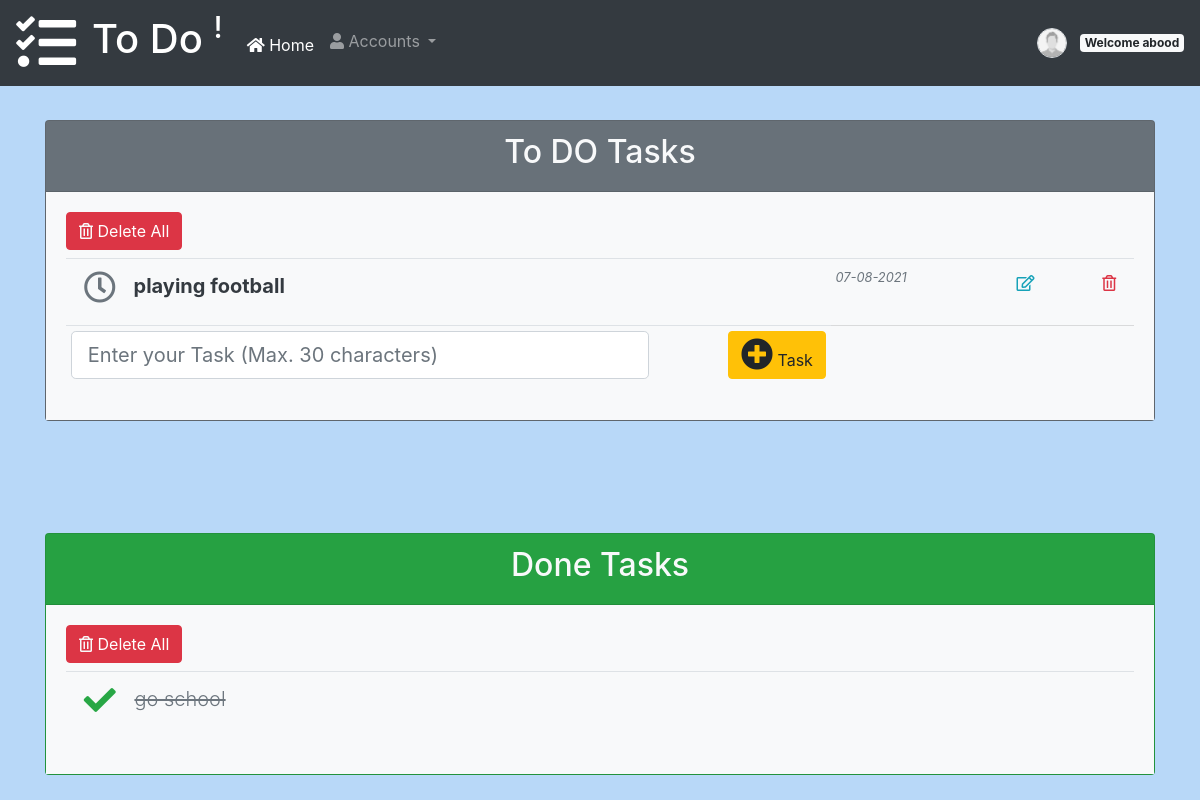
Before: / (signed in) with the older database file.
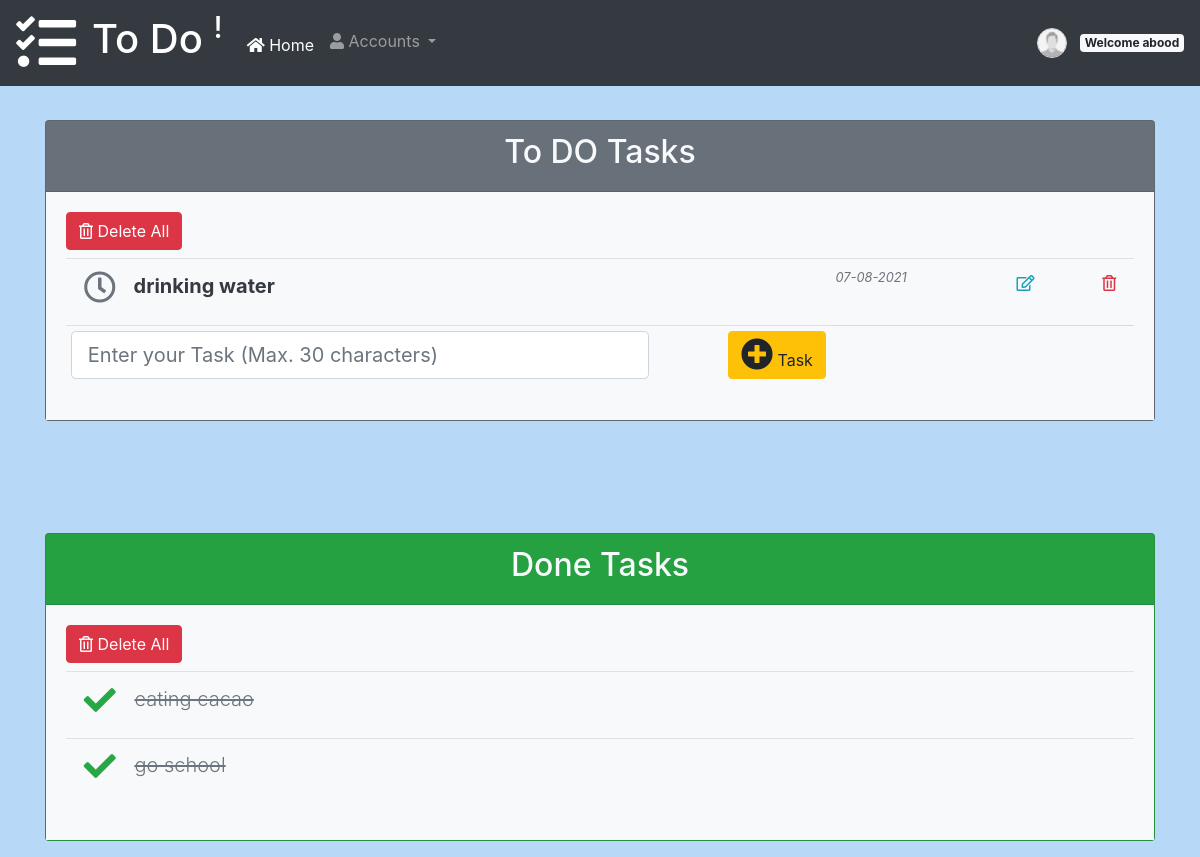
After: the same page with the newer database file.
### todo/models.py (models this page shows, shortened)
class Task(models.Model):
    T_name = models.CharField(max_length=30)
    T_status = models.BooleanField(default=False)
    T_published = models.DateTimeField(auto_now_add=True,auto_now=False)
    T_user = models.ForeignKey(User, on_delete=models.CASCADE,related_name='U_tasks')
    class Meta:
        ordering = ('-T_published',)

### todo/views.py (the view)
# urls.py: path('',views.tasks,name='tasks'),
@login_required(login_url='users:UserLogin')
def tasks(request):
    tasks = Task.objects.filter(T_user=request.user)
    if request.method == 'POST':
        form = AddTask(request.POST)
        if 'T_name' in request.POST:
            T_name = request.POST['T_name']
            if T_name:
                if form.is_valid():
                        T_name = form.cleaned_data['T_name']
                        if T_name:
                            newtask= form.save(commit=False)
                            newtask.T_status = False
                            newtask.T_user = request.user
                            newtask= form.save()
                else:
                        print('novalid')
                        T_name = request.POST.get("T_name")
                        length_of_T_name = len(T_name)
                        print(length_of_T_name)
                        messages.warning(request, f"Error: maximum length limit is 30 characters (it has {length_of_T_name}).")
                return redirect('todo:tasks')
            else:
                messages.warning(request, 'please add task.')
                return redirect('todo:tasks')
    else:
        form = AddTask()
    context = {
        'tasks': tasks,
        'tasks_done': tasks.filter(T_status=True),
        'tasks_not_done': tasks.filter(T_status=False),
        'form' : form ,
    }
    return render(request, 'todo/index.html', context)

### todo/forms.py
class AddTask(forms.ModelForm):
    T_name = forms.CharField(max_length=30,label='add task')
    class Meta:
        model= Task
        fields = ('T_name',)

### todo/templates/todo/index.html (shortened to what this page needs)
{% extends 'base.html'  %}
{% load crispy_forms_tags %}
{% block content %}
<br><br><br><br><br>
<div class='container'>
    <div class="card bg-secondary text-dark mb-3">
      <div class="card-header"><h2 class="text-light text-center">To DO Tasks</h2></div>
        <div class="card-body bg-light table-responsive">
              <a class="btn btn-danger btn-small float-left mb-2" href="{% url 'todo:tasks_not_done_delete' %}" role="button"><i class="text-light far fa-trash-alt fa-1x"></i>
                 Delete All
              </a>
            <table class="table table-hover table-sm">
              <tbody>
                {% for task in tasks_not_done %}
                        <tr>
                                {% if task.T_status == False %}
                                    <td>
                                    <h5 class='font-weight-bold'>
                                      <a href="{% url 'todo:change_status' task_id=task.id %}" class="btn" role="button" aria-pressed="true">
                                      <i class="text-secondary far fa-clock fa-2x"></i>
                                      </a>
                                      <span>{{ task.T_name }}</span>
                                    </h5>
                                    <td/>
                                    <td>
                                       <small><span class='text-muted font-italic text-lef'>{{ task.T_published|date:'d-m-Y' }}</span><small>
                                    </td>
                                {% endif %}
                            <td>
                              <a type='submit' href="{% url 'todo:task_edit' task_id=task.id %}"   data-toggle="modal" data-target="#exampleModal"  class='float-right btn'>
                                  <i class="text-info far fa-edit fa-1x"></i>
                              </a>
                            </td>
                            <td>
                              <a href="{% url 'todo:task_delete' task_id=task.id %}" class='float-right btn'>
                                  <i class="text-danger far fa-trash-alt fa-1x"></i>
                              </a>
                            </td>
                        </tr>
                {% endfor %}
                        <tr class="card-footer bg-light">
                          <form method='POST' action="">
                          <td>
                            <input name='T_name' class="form-control form-control-lg" type="text" placeholder="Enter your Task (Max. 30 characters)">
                          </td>
                          <td>
                              <button type="submit" class="btn btn-warning float-right" id="add_task_btn"
                              title="Add a New Task"><i class="fas fa-plus-circle fa-2x"></i> Task</button>
                          </td>
                        </tr>
                </tbody>
            </table>
        </div>
      </div>
<br><br><br><br>
    <div class="card bg-success mb-3">
      <div class="card-header"><h2 class="text-light text-center">Done Tasks</h2></div>
        <div class="card-body bg-light table-responsive">
           <a class="btn btn-danger btn-small float-left mb-2" href="{% url 'todo:tasks_done_delete' %}" role="button"><i class="text-light far fa-trash-alt fa-1x"></i>
                 Delete All
              </a>
            <table class="table table-hover table-sm">
              <tbody>
                {% for task in tasks_done %}
                        <tr>
                            <td>
                                {% if task.T_status == False %}
                                    <h5 class='font-weight-bold'>
                                      <a href="{% url 'todo:change_status' task_id=task.id %}" class="btn" role="button" aria-pressed="true">
                                      <i class="text-secondary far fa-clock fa-2x"></i>
                                      </a>
                                      <span>{{ task.T_name }}</span>
                                    </h5>
                                {% else %}
                                    <h5 class='font-weight-light text-muted'>
                                      <a href="{% url 'todo:change_status' task_id=task.id %}" class="btn" role="button" aria-pressed="true">
                                      <i class="text-success fas fa-check fa-2x"></i>
                                      </a>
                                      <span><del> {{ task.T_name }}</del></span>
                                    </h5>
                                {% endif %}
                            </td>
                        </tr>
                {% endfor %}
                </tbody>
            </table>
        </div>
      </div>
</div>
{% endblock content  %}

### todo/templates/base.html (shortened to what this page needs)
<!DOCTYPE html>
<html lang="en">
  <!doctype html>
<html lang="en">
  {% load static %}
  <head>
    <link rel="stylesheet" href="https://stackpath.bootstrapcdn.com/bootstrap/4.1.3/css/bootstrap.min.css">
    <link rel="stylesheet" href="https://pro.fontawesome.com/releases/v5.10.0/css/all.css"/>
    <link rel="stylesheet" href="{% static 'css/todo/my_style.css' %}">
  </head>
  <body>
<nav class="navbar navbar-expand-lg navbar-dark bg-dark fixed-top">
        <div class="navbar-brand rotate-n-15  mr-3">
            <i class="fas fa-tasks fa-3x"></i>
        </div>
        <div class="navbar-brand mb-0 h1"><h1> To Do <sup>!</sup></h1></div>
  <div class="collapse navbar-collapse" id="navbarSupportedContent">
    <ul class="navbar-nav mr-auto">
      <li class="nav-item active">
         <a class="nav-link pt-2" href="{% url 'todo:tasks' %}"><i class="far fa fa-home mt-2 "></i> Home</a>
      </li>
      <li class="nav-item dropdown">
        <a class="nav-link dropdown-toggle pt-2" href="#" id="navbarDropdown" role="button" data-toggle="dropdown" aria-haspopup="true" aria-expanded="false">
          <i class="fas fa-user"></i>   Accounts
        </a>
      </li>
    </ul>
    {% if request.user.is_authenticated %}
        <div class='nav-item'>
            <a href = "{% url 'users:profile_user_edit' %}">
                {% if user.U_profile.P_image %}
                    <img class="img-fluid rounded-circle border m-2"
                        style="width: 30px; height:30px;"
                          src="{{user.U_profile.P_image.url}}"
                          alt="{{user.username}}">
                    <span class='badge badge-light'>Welcome {{ user.username }}</span>
                {% else %}
                    <img class="img-fluid rounded-circle border m-2"
                        style="width: 30px; height:30px;"
                          src="{% static 'image/users/default.jpg' %}"
                          alt="{{user.username}}">
                    <span class='badge badge-light'>Welcome {{ user.username }}</span>
                {% endif %}
             </a>
        </div>
    {% endif %}
  </div>
</nav>
{% block content %}
{% endblock content  %}
  </body>
</html>

### static/css/todo/my_style.css (style rules this page uses)
body { background-color: #b8d8f8 !important; }

Changed rows visible on the page:
removed Task: T_name "playing football", T_published "07-08-2021", shown under "To DO Tasks"
added Task: T_name "drinking water", T_published "07-08-2021", shown under "To DO Tasks"
added Task: T_name "eating cacao", shown under "Done Tasks"
